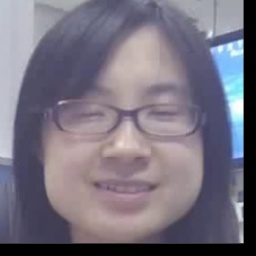
#> input picture test_img/color/10_2.avi_150_real.jpg, 256 x 256 px
$ python -i minimal_antispoofing.py   (imports and definitions only)   (older library calls are emulated)
#> lines starting #> are read from the running program, lines starting #| are printed output that depends on the picture
"""
MINIMAL ANTI-SPOOFING ATTENDANCE SYSTEM
======================================
Focus: Core anti-spoofing without complex dependencies
Uses basic OpenCV face detection + simple spoofing checks
"""

import cv2
import numpy as np
import sqlite3
import json
import time
from datetime import datetime
from threading import Lock

class MinimalAntiSpoofingSystem:
    """
    Minimal Anti-Spoofing System for Attendance
    Focus: Simple but effective spoofing detection
    """

    def __init__(self):
        print("🔒 Initializing Minimal Anti-Spoofing System")

        # OpenCV face detection
        self.face_cascade = cv2.CascadeClassifier(cv2.data.haarcascades + 'haarcascade_frontalface_default.xml')

        # Database
        self.db_lock = Lock()
        self.init_database()

        # Anti-spoofing configuration
        self.config = {
            'min_face_size': (50, 50),
            'max_faces': 1,
            'spoofing_threshold': 0.6,
            'required_frames': 3,
            'movement_threshold': 10,
            'texture_threshold': 50
        }

        # Session tracking
        self.sessions = {}

        print("✅ Minimal Anti-Spoofing System Ready")

    def init_database(self):
        """Initialize attendance database"""
        with sqlite3.connect('attendance.db') as conn:
            cursor = conn.cursor()

            cursor.execute('''
                CREATE TABLE IF NOT EXISTS simple_attendance (
                    id INTEGER PRIMARY KEY AUTOINCREMENT,
                    timestamp TIMESTAMP DEFAULT CURRENT_TIMESTAMP,
                    spoofing_score REAL,
                    face_size INTEGER,
                    movement_score REAL,
                    texture_score REAL,
                    status TEXT
                )
            ''')

            cursor.execute('''
                CREATE TABLE IF NOT EXISTS spoofing_alerts (
                    id INTEGER PRIMARY KEY AUTOINCREMENT,
                    timestamp TIMESTAMP DEFAULT CURRENT_TIMESTAMP,
                    spoofing_score REAL,
                    detection_reason TEXT,
                    status TEXT
                )
            ''')

            conn.commit()

    def detect_face(self, frame):
        """Simple face detection using OpenCV"""
        gray = cv2.cvtColor(frame, cv2.COLOR_BGR2GRAY)
        faces = self.face_cascade.detectMultiScale(
            gray,
            scaleFactor=1.1,
            minNeighbors=5,
            minSize=self.config['min_face_size']
        )

        if len(faces) == 0:
            return None

        # Use the largest face
        largest_face = max(faces, key=lambda x: x[2] * x[3])
        x, y, w, h = largest_face

        return {
            'bbox': (x, y, w, h),
            'confidence': min(1.0, (w * h) / 10000),  # Simple confidence based on size
            'face_roi': gray[y:y+h, x:x+w]
        }

    def detect_spoofing(self, frame, face_data, session_id):
        """
        Simple but effective spoofing detection
        Combines multiple basic techniques
        """
        if session_id not in self.sessions:
            self.sessions[session_id] = {
                'frames': [],
                'face_positions': [],
                'texture_scores': [],
                'movement_scores': []
            }

        session = self.sessions[session_id]
        face_roi = face_data['face_roi']
        x, y, w, h = face_data['bbox']

        # 1. Texture Analysis (detect printed photos)
        texture_score = self._analyze_texture(face_roi)
        session['texture_scores'].append(texture_score)

        # 2. Movement Detection (detect static images)
        movement_score = self._detect_movement(face_data['bbox'], session)
        session['movement_scores'].append(movement_score)

        # 3. Size Consistency (detect screen displays)
        size_score = self._check_size_consistency(w, h, session)

        # 4. Edge Analysis (detect screen bezels/frames)
        edge_score = self._analyze_edges(face_roi)

        # Combine scores
        spoofing_probability = self._calculate_spoofing_probability(
            texture_score, movement_score, size_score, edge_score
        )

        # Store frame data
        session['frames'].append(frame.copy())
        session['face_positions'].append((x, y, w, h))

        # Keep only recent frames
        if len(session['frames']) > self.config['required_frames']:
            session['frames'].pop(0)
            session['face_positions'].pop(0)
            session['texture_scores'].pop(0)
            session['movement_scores'].pop(0)

        is_live = spoofing_probability < self.config['spoofing_threshold']

        return {
            'is_live': is_live,
            'spoofing_probability': spoofing_probability,
            'scores': {
                'texture': texture_score,
                'movement': movement_score,
                'size': size_score,
                'edge': edge_score
            },
            'frames_processed': len(session['frames'])
        }

    def _analyze_texture(self, face_roi):
        """Analyze texture to detect printed photos"""
        if face_roi.size == 0:
            return 1.0  # High spoofing score for invalid ROI

        # Calculate texture variance (real faces have more texture variation)
        laplacian = cv2.Laplacian(face_roi, cv2.CV_64F)
        variance = laplacian.var()

        # Normalize variance (higher variance = more likely real)
        texture_score = max(0, 1.0 - (variance / 1000))
        return min(1.0, texture_score)

    def _detect_movement(self, current_bbox, session):
        """Detect natural head movement"""
        if len(session['face_positions']) < 2:
            return 0.5  # Neutral score for insufficient data

        # Calculate movement between frames
        prev_x, prev_y, prev_w, prev_h = session['face_positions'][-1]
        curr_x, curr_y, curr_w, curr_h = current_bbox

        movement = np.sqrt((curr_x - prev_x)**2 + (curr_y - prev_y)**2)

        # Too little movement suggests static image
        if movement < 2:
            return 0.8  # High spoofing score
        # Too much movement suggests unnatural behavior
        elif movement > 50:
            return 0.7  # Moderate spoofing score
        else:
            return max(0, 0.6 - (movement / 100))  # Lower score for natural movement

    def _check_size_consistency(self, w, h, session):
        """Check if face size changes naturally"""
        if len(session['face_positions']) < 2:
            return 0.3  # Low spoofing score for insufficient data

        # Calculate size variation
        sizes = [(fw * fh) for fx, fy, fw, fh in session['face_positions']]
        current_size = w * h
        sizes.append(current_size)

        # Real faces have some size variation due to natural movement
        if len(sizes) > 1:
            size_var = np.var(sizes) / np.mean(sizes)
            # Too consistent size suggests screen display
            if size_var < 0.01:
                return 0.7  # High spoofing score
            else:
                return max(0, 0.4 - size_var)

        return 0.3

    def _analyze_edges(self, face_roi):
        """Analyze edges to detect screen displays"""
        if face_roi.size == 0:
            return 1.0

        # Apply edge detection
        edges = cv2.Canny(face_roi, 50, 150)
        edge_density = np.sum(edges) / edges.size

        # Very high edge density might indicate screen pixels
        if edge_density > 0.3:
            return 0.8  # High spoofing score
        # Very low edge density might indicate poor quality photo
        elif edge_density < 0.05:
            return 0.6  # Moderate spoofing score
        else:
            return max(0, 0.4 - edge_density)

    def _calculate_spoofing_probability(self, texture, movement, size, edge):
        """Calculate final spoofing probability"""
        # Weighted combination of scores
        weights = {
            'texture': 0.4,    # Most important
            'movement': 0.3,   # Second most important
            'size': 0.2,       # Less important
            'edge': 0.1        # Supporting evidence
        }

        spoofing_score = (
            weights['texture'] * texture +
            weights['movement'] * movement +
            weights['size'] * size +
            weights['edge'] * edge
        )

        return min(1.0, max(0.0, spoofing_score))

    def process_attendance(self, frame, session_id=None):
        """Process attendance with anti-spoofing"""
        if session_id is None:
            session_id = f"session_{int(time.time())}"

        # Detect face
        face_data = self.detect_face(frame)

        if face_data is None:
            return {
                'status': 'no_face',
                'message': 'No face detected',
                'session_id': session_id
            }

        # Check spoofing
        spoofing_result = self.detect_spoofing(frame, face_data, session_id)

        frames_needed = self.config['required_frames']
        frames_processed = spoofing_result['frames_processed']

        if frames_processed < frames_needed:
            return {
                'status': 'processing',
                'message': f'Analyzing... ({frames_processed}/{frames_needed})',
                'progress': frames_processed / frames_needed,
                'spoofing_score': spoofing_result['spoofing_probability'],
                'scores': spoofing_result['scores'],
                'session_id': session_id
            }

        # Final decision
        if spoofing_result['is_live']:
            # Record attendance
            self._record_attendance(spoofing_result)

            # Clear session
            if session_id in self.sessions:
                del self.sessions[session_id]

            return {
                'status': 'success',
                'message': 'Attendance recorded successfully!',
                'spoofing_score': spoofing_result['spoofing_probability'],
                'scores': spoofing_result['scores'],
                'timestamp': datetime.now().strftime('%Y-%m-%d %H:%M:%S'),
                'session_id': session_id
            }
        else:
            # Spoofing detected
            self._log_spoofing_attempt(spoofing_result)

            # Clear session
            if session_id in self.sessions:
                del self.sessions[session_id]

            return {
                'status': 'spoofing_detected',
                'message': 'Spoofing detected! Access denied.',
                'spoofing_score': spoofing_result['spoofing_probability'],
                'scores': spoofing_result['scores'],
                'session_id': session_id
            }

    # [178 lines left out: functions _record_attendance, _log_spoofing_attempt, get_statistics, main, _draw_results, not called in this run]

# [2 lines not run here, left out]

>>> import cv2
>>> picture = cv2.imread('../test_img/color/10_2.avi_150_real.jpg')
#> picture is the input picture: shape (256, 256, 3); mean B, G, R 126.8, 113.3, 118.9
>>> result = MinimalAntiSpoofingSystem().process_attendance(picture)
#> in detect_face, `gray = cv2.cvtColor(frame, cv2.COLOR_BGR2GRAY)`:
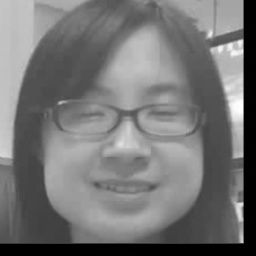
#> gray: shape (256, 256); min 0, max 254, mean 116.5
#> in detect_face, `faces = self.face_cascade.detectMultiScale( gray, scaleFactor=1.1, min..`: faces = [[32, 43, 192, 192]]
#> in detect_face, `largest_face = max(faces, key=lambda x: x[2] * x[3])`: largest_face = [32, 43, 192, 192]
#> in detect_face, `x, y, w, h = largest_face`: x = 32; y = 43; w = 192
#> in process_attendance, `face_data = self.detect_face(frame)`: face_data = 3 items
#> in detect_spoofing, `face_roi = face_data['face_roi']`:
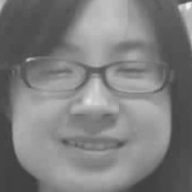
#> face_roi: shape (192, 192); min 61, max 244, mean 125.8
#> in detect_spoofing, `x, y, w, h = face_data['bbox']`: x = 32; y = 43; w = 192
#> in _analyze_texture, `laplacian = cv2.Laplacian(face_roi, cv2.CV_64F)`:
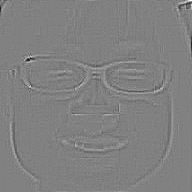
#> laplacian: shape (192, 192) float64; min -80, max 78, mean 0; drawn with min black and max white
#> in _analyze_texture, `variance = laplacian.var()`: variance = 23.14
#> in _analyze_texture, `texture_score = max(0, 1.0 - (variance / 1000))`: texture_score = 0.977
#> in detect_spoofing, `movement_score = self._detect_movement(face_data['bbox'], session)`: movement_score = 0.5
#> in detect_spoofing, `size_score = self._check_size_consistency(w, h, session)`: size_score = 0.3
#> in _analyze_edges, `edges = cv2.Canny(face_roi, 50, 150)`:
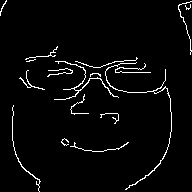
#> edges: shape (192, 192); 3.3% white in thin lines or dots
#> in _analyze_edges, `edge_density = np.sum(edges) / edges.size`: edge_density = 8.47
#> in detect_spoofing, `edge_score = self._analyze_edges(face_roi)`: edge_score = 0.8
#> in _calculate_spoofing_probability, `spoofing_score = ( weights['texture'] * texture + weights['movement'] ..`: spoofing_score = 0.681
#> in detect_spoofing, `is_live = spoofing_probability < self.config['spoofing_threshold']`: is_live = False
#> in process_attendance, `spoofing_result = self.detect_spoofing(frame, face_data, session_id)`: spoofing_result = 4 items
#> in process_attendance, `frames_processed = spoofing_result['frames_processed']`: frames_processed = 1
#> result = 6 items

$ run again, on test_img/color/10_2.avi_75_real.jpg
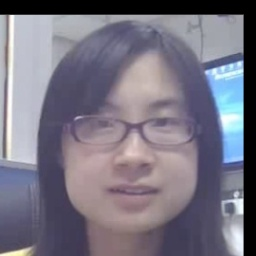
#> input picture test_img/color/10_2.avi_75_real.jpg, 256 x 256 px
#> picture is the input picture: shape (256, 256, 3); mean B, G, R 129.6, 115.8, 119.6
#> faces = [[48, 64, 169, 169]]
#> largest_face = [48, 64, 169, 169]
#> in detect_face, `x, y, w, h = largest_face`: x = 48; y = 64; w = 169
#> face_data = 3 items
#> in detect_spoofing, `x, y, w, h = face_data['bbox']`: x = 48; y = 64; w = 169
#> in _analyze_texture, `laplacian = cv2.Laplacian(face_roi, cv2.CV_64F)`:
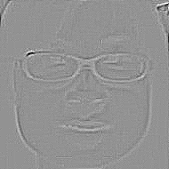
#> laplacian: shape (169, 169) float64; min -87, max 64, mean 0; drawn with min black and max white
#> variance = 28.2
#> in _analyze_texture, `texture_score = max(0, 1.0 - (variance / 1000))`: texture_score = 0.972
#> movement_score = 0.5
#> size_score = 0.3
#> in _analyze_edges, `edges = cv2.Canny(face_roi, 50, 150)`:
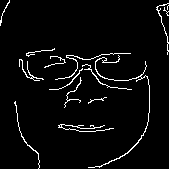
#> edges: shape (169, 169); 3.9% white in thin lines or dots
#> edge_density = 10.07
#> edge_score = 0.8
#> spoofing_score = 0.679
#> is_live = False
#> spoofing_result = 4 items
#> frames_processed = 1
#> result = 6 items

$ run again, on test_img/color/11_2.avi_75_real.jpg
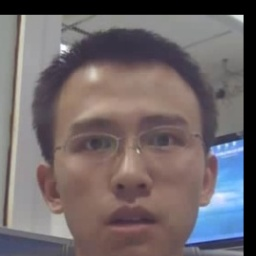
#> input picture test_img/color/11_2.avi_75_real.jpg, 256 x 256 px
#> picture is the input picture: shape (256, 256, 3); mean B, G, R 105.5, 103, 111.7
#> faces = [[40, 68, 180, 180]]
#> largest_face = [40, 68, 180, 180]
#> in detect_face, `x, y, w, h = largest_face`: x = 40; y = 68; w = 180
#> face_data = 3 items
#> in detect_spoofing, `x, y, w, h = face_data['bbox']`: x = 40; y = 68; w = 180
#> in _analyze_texture, `laplacian = cv2.Laplacian(face_roi, cv2.CV_64F)`:
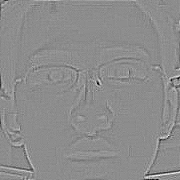
#> laplacian: shape (180, 180) float64; min -88, max 71, mean 0; drawn with min black and max white
#> variance = 39.22
#> in _analyze_texture, `texture_score = max(0, 1.0 - (variance / 1000))`: texture_score = 0.961
#> movement_score = 0.5
#> size_score = 0.3
#> in _analyze_edges, `edges = cv2.Canny(face_roi, 50, 150)`:
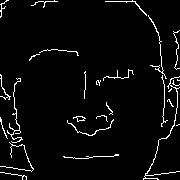
#> edges: shape (180, 180); 3.9% white in thin lines or dots
#> edge_density = 10.07
#> edge_score = 0.8
#> spoofing_score = 0.674
#> is_live = False
#> spoofing_result = 4 items
#> frames_processed = 1
#> result = 6 items

$ run again, on test_img/color/1_1.avi_150_real.jpg
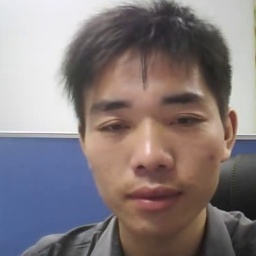
#> input picture test_img/color/1_1.avi_150_real.jpg, 256 x 256 px
#> picture is the input picture: shape (256, 256, 3); mean B, G, R 125.7, 123.9, 133.6
#> faces = [[55, 47, 187, 187]]
#> largest_face = [55, 47, 187, 187]
#> in detect_face, `x, y, w, h = largest_face`: x = 55; y = 47; w = 187
#> face_data = 3 items
#> in detect_spoofing, `x, y, w, h = face_data['bbox']`: x = 55; y = 47; w = 187
#> in _analyze_texture, `laplacian = cv2.Laplacian(face_roi, cv2.CV_64F)`:
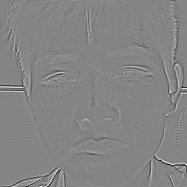
#> laplacian: shape (187, 187) float64; min -148, max 136, mean 0; drawn with min black and max white
#> variance = 133.7
#> in _analyze_texture, `texture_score = max(0, 1.0 - (variance / 1000))`: texture_score = 0.866
#> movement_score = 0.5
#> size_score = 0.3
#> in _analyze_edges, `edges = cv2.Canny(face_roi, 50, 150)`:
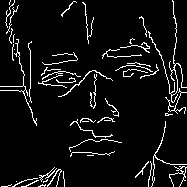
#> edges: shape (187, 187); 6.4% white in thin lines or dots
#> edge_density = 16.42
#> edge_score = 0.8
#> spoofing_score = 0.637
#> is_live = False
#> spoofing_result = 4 items
#> frames_processed = 1
#> result = 6 items
